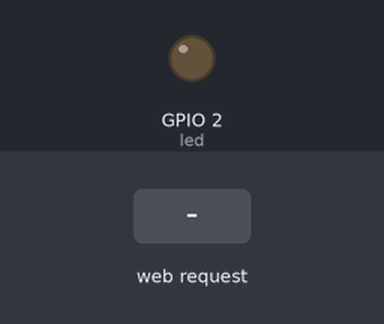
This program was run on a simulated ESP32 board running MicroPython. On the bench: output pins drawn as LEDs (lit = HIGH). The test bench sets the inputs (shaded band). The board's own WiFi access point starts at once; library files of the repository ran but are not shown: 1 file(s); what the program prints to the serial console is not drawn.

Above: at 1.2 s.
1.3 s: HTTP request GET /?led=on received
At 1.9 s:
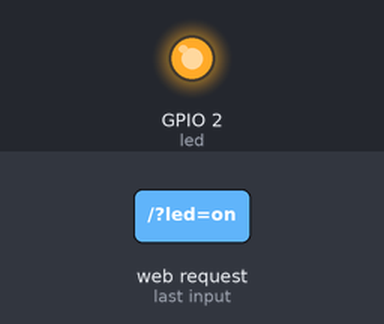
2.8 s: HTTP request GET /?led=off received
At 3.1 s:
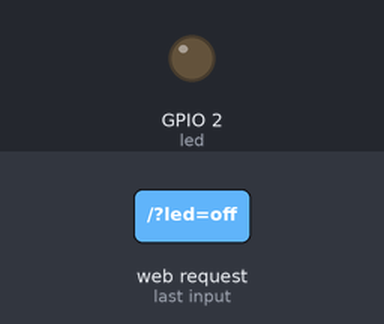
Timing chart, 0 to 5.8 s (numbered marks = the images above; inputs shaded):
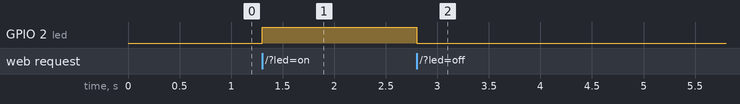

The program:

main.py
```python
import network
import time
from machine import Pin
try:
  import usocket as socket
except:
  import socket

led = Pin(2, Pin.OUT)

def connect_to_wifi(ssid, password):
    wlan = network.WLAN(network.STA_IF)
    if not wlan.active():
        wlan.active(True)

    if not wlan.isconnected():
        print(f"Try connect to SSID : {ssid}")
        wlan.connect(ssid, password)

        while not wlan.isconnected():
            print('.', end = " ")
            led.value(1)
            time.sleep_ms(250)
            led.value(0)
            time.sleep_ms(250)

    led.value(1)
    return wlan

def display_wifi_info(wlan):
    print("\nLocal IP: {}\nSubnet mask: {}\nIP Gateway: {}\nDNS:{}".format(*wlan.ifconfig()))
    print("BSSID: {:02x}:{:02x}:{:02x}:{:02x}:{:02x}:{:02x}".format(*wlan.config("mac")))
    print(f"RSSI: {wlan.status('rssi')} dB")

def accept_captive(url):
    try:
        print("Calling captive portal URL:", url)
        resp = urequests.get(url)
        print("Status:", resp.status_code)
        print("Response:", resp.text[:200])  # afficher un bout pour debug
        resp.close()
        return True
    except Exception as e:
        print("Error:", e)
        return False

def web_page():
  if led.value() == 1:
    gpio_state="ON"
  else:
    gpio_state="OFF"

  html = """<html><head> <title>ESP Web Server</title> <meta name="viewport" content="width=device-width, initial-scale=1">
  <link rel="icon" href="data:,"> <style>html{font-family: Helvetica; display:inline-block; margin: 0px auto; text-align: center;}
  h1{color: #0F3376; padding: 2vh;}p{font-size: 1.5rem;}.button{display: inline-block; background-color: #e7bd3b; border: none;
  border-radius: 4px; color: white; padding: 16px 40px; text-decoration: none; font-size: 30px; margin: 2px; cursor: pointer;}
  .button2{background-color: #4286f4;}</style></head><body> <h1>ESP Web Server</h1>
  <p>GPIO state: <strong>""" + gpio_state + """</strong></p><p><a href="/?led=on"><button class="button">ON</button></a></p>
  <p><a href="/?led=off"><button class="button button2">OFF</button></a></p></body></html>"""
  return html

def start_ap(essid="ESP32_AP", password="12345678"):
    ap = network.WLAN(network.AP_IF)
    ap.active(True)
    ap.config(essid=essid, password=password, authmode=network.AUTH_WPA_WPA2_PSK)
    while not ap.active():
        print('.', end=' ')
        time.sleep(0.5)
    print(f"\n✅ AP actif {ap.active()}: {essid} | IP: {ap.ifconfig()[0]}")
    return ap

def start_server(ip):
    ip='0.0.0.0'
    s = socket.socket(socket.AF_INET, socket.SOCK_STREAM)
    s.bind((ip, 80))
    s.listen(1)#5)
    print(f"🌐 Serveur web actif sur http://{ip}")

    while True:
        conn, addr = s.accept()
        print('Connexion de %s' % str(addr))
        request = conn.recv(1024).decode()
        print('Requête:', request)
        if '/?led=on' in request:
            led.value(1)
        if '/?led=off' in request:
            led.value(0)
        response = web_page()
        conn.send('HTTP/1.1 200 OK\n')
        conn.send('Content-Type: text/html\n')
        conn.send('Connection: close\n\n')
        conn.sendall(response.encode())
        conn.close()

if __name__=="__main__":
    # my_wlan = connect_to_wifi(ssid="JUNIA_GUEST", password="813nV3nue@2024")

    # # my_wlan = connect_to_wifi(ssid="JUNIA_STUDENTS", password="813nV3nue@Jun1a")
    # # portal_url = "https://eu.network-auth.com/splash/0GMJlad.6.3/grant?continue_url=https://www.junia.com/fr/"
    # # my_wlan = connect_to_wifi(ssid="JUNIA_LAB", password="")
    # # my_wlan = connect_to_wifi(ssid="Alex", password="")

    # display_wifi_info(my_wlan)

    # s = socket.socket(socket.AF_INET, socket.SOCK_STREAM)
    # s.bind(('', 80))
    # s.listen(5)
    # print("Serveur web actif sur http://{}".format(my_wlan.ifconfig()[0]))

    # while True:
    #     conn, addr = s.accept()
    #     print('Got a connection from %s' % str(addr))
    #     request = conn.recv(1024)
    #     request = str(request)
    #     print('Content = %s' % request)
    #     led_on = request.find('/?led=on')
    #     led_off = request.find('/?led=off')
    #     if led_on == 6:
    #         print('LED ON')
    #         led.value(1)
    #     if led_off == 6:
    #         print('LED OFF')
    #         led.value(0)
    #     response = web_page()
    #     conn.send('HTTP/1.1 200 OK\n')
    #     conn.send('Content-Type: text/html\n')
    #     conn.send('Connection: close\n\n')
    #     conn.sendall(response)
    #     conn.close()

    led.value(0)
    ap = start_ap("ESP32_AP", "12345678")
    start_server(ap.ifconfig()[0])
```

Measured:
- after the input at 1.3 s, GPIO 2 (led): LOW → HIGH at once
- after the input at 2.8 s, GPIO 2 (led): HIGH → LOW at once
